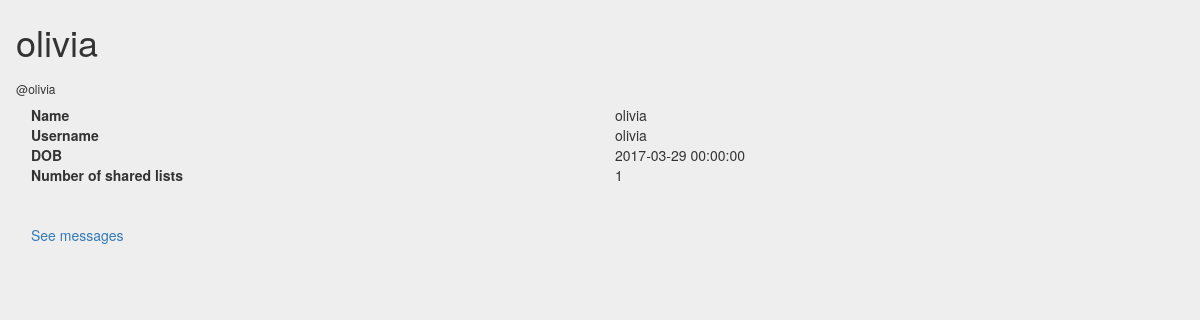
Page /xoxo/friend_profile/olivia (signed in) on the committed database.
### models.py (models this page shows, shortened)
class User(UserMixin, db.Model):
    id = db.Column('user_id', db.Integer, primary_key=True, autoincrement=True)
    username = db.Column('username', db.String(64), unique=True, nullable=False)
    name = db.Column('name', db.String(120), unique=False, nullable=False)
    dob = db.Column('date_of_birth', db.DateTime, nullable=False)
    email = db.Column('email', db.String(64), nullable=False, unique=True)
    registration_time = db.Column('registration_time',db.DateTime, default=datetime.utcnow)
    password_hash = db.Column('password_hash',db.String(80), nullable=False)
    remember_me = db.Column('remember_me', db.Boolean, unique=False, default=False)
    profile_picture_filename = db.Column('profile_picture_filename', db.String(64))
    profile_picture_url = db.Column('profile_picture_url', db.String(64))
    followed = db.relationship(
    'User', secondary=followers,
    primaryjoin=(followers.c.follower_id == id),
    secondaryjoin=(followers.c.followed_id == id),
    backref=db.backref('followers', lazy='dynamic'), lazy='dynamic')
    tasks = db.relationship(
        'Task',
        backref=db.backref('user', lazy='joined'),
        cascade="all, delete-orphan",
        passive_deletes=True
    )
    lists = db.relationship(
        'List',
        backref=db.backref('user', lazy='joined'),
        cascade="all, delete-orphan",
        passive_deletes=True
    )
    comments = db.relationship(
        'Comment',
        backref= db.backref('user', lazy='joined'),
        cascade="all, delete-orphan",
        passive_deletes=True
    )
    notif = db.relationship(
        'Notif',
        backref= db.backref('user', lazy='joined'),
        cascade="all, delete-orphan",
        passive_deletes=True
    )
    def return_all_lists(self):
        return self.all_lists.all()

### app.py (the view)
@app.route("/<user_name>/friend_profile/<friend_username>",methods=['GET','POST'])
@login_required
def friend_profile(user_name,friend_username):
    friend = User.query.filter(User.username == friend_username).first()
    user = User.query.filter(User.username == user_name).first()
    all_lists = user.return_all_lists()
    shared_number = 0
    for list in all_lists:
        if list.is_user(friend):
            shared_number = shared_number + 1
    return render_template('friend_profile.html',shared_number=shared_number,friend=friend,user=user)

### app.py (called while the page is built)
@login_manager.user_loader
def load_user(user_id):
    return User.query.get(int(user_id))

### models.py (called while the page is built)
@event.listens_for(engine.Engine, 'connect')
def __set_sqlite_pragma(db_conn, conn_record):
    cursor = db_conn.cursor()
    cursor.execute('PRAGMA foreign_keys=ON;')
    cursor.close()

    def is_user(self,cur_user):
        return self.all_users.filter(User.id == cur_user.id).count() > 0

### templates/friend_profile.html
{% extends 'base.html' %}
{% block content %}
    <div class="row">
        <h1>{{friend.name}}</h1>
    </div>
    <div class="row">
        <h6>@{{friend.username}}</h6>
    </div>
    <div class = "row">
        <div class="col-sm-6"><b>Name</b></div><div class="col-sm-6">{{friend.name}}</div>
    </div>
    <div class = "row">
        <div class="col-sm-6"><b>Username</b></div><div class="col-sm-6">{{friend.username}}</div>
    </div>
    <div class = "row">
        <div class="col-sm-6"><b>DOB</b></div><div class="col-sm-6">{{friend.dob}}</div>
    </div>
    <div class = "row">
        <div class="col-sm-6"><b>Number of shared lists</b></div><div class="col-sm-6">{{shared_number}}</div>
    </div>
    <br><br>
    {% if friend.username != user.username %}
    <div><a href="/{{user.username}}/messages/{{friend.username}}">See messages</a></div>
    {% endif %}
{% endblock %}

### templates/base.html (style rules this page uses)
body { background: #eee; }

### rows in the picture
User: name "olivia", username "olivia", dob "2017-03-29 00:00:00"

### other values in the picture
{{ shared_number }} "1"
